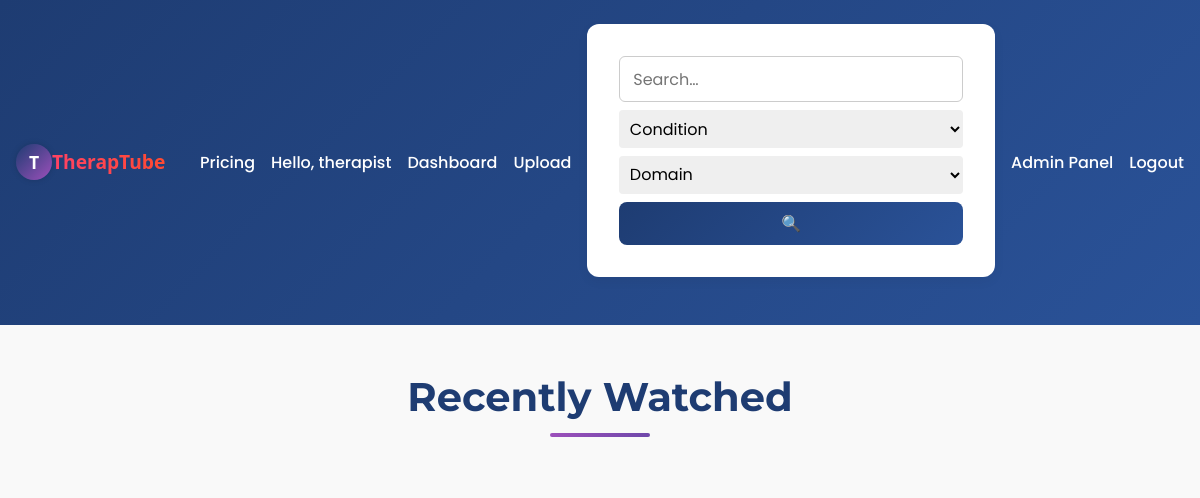
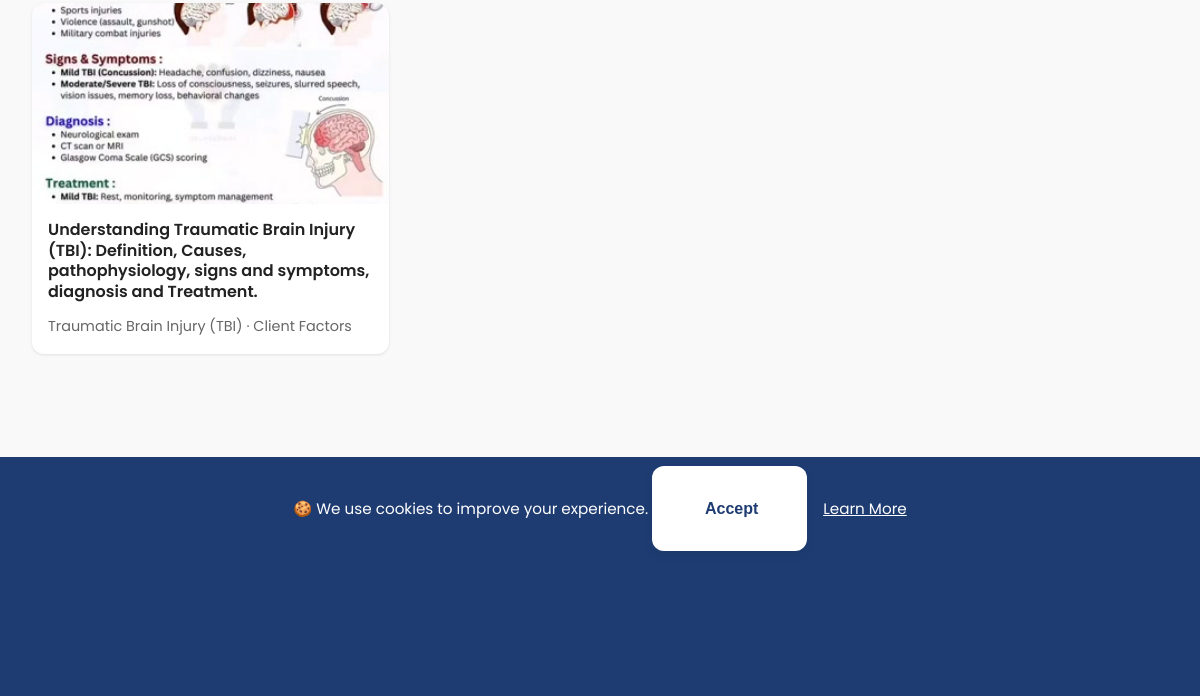
Page /recent (signed in) on the earlier database version (2 pictures, top to bottom).
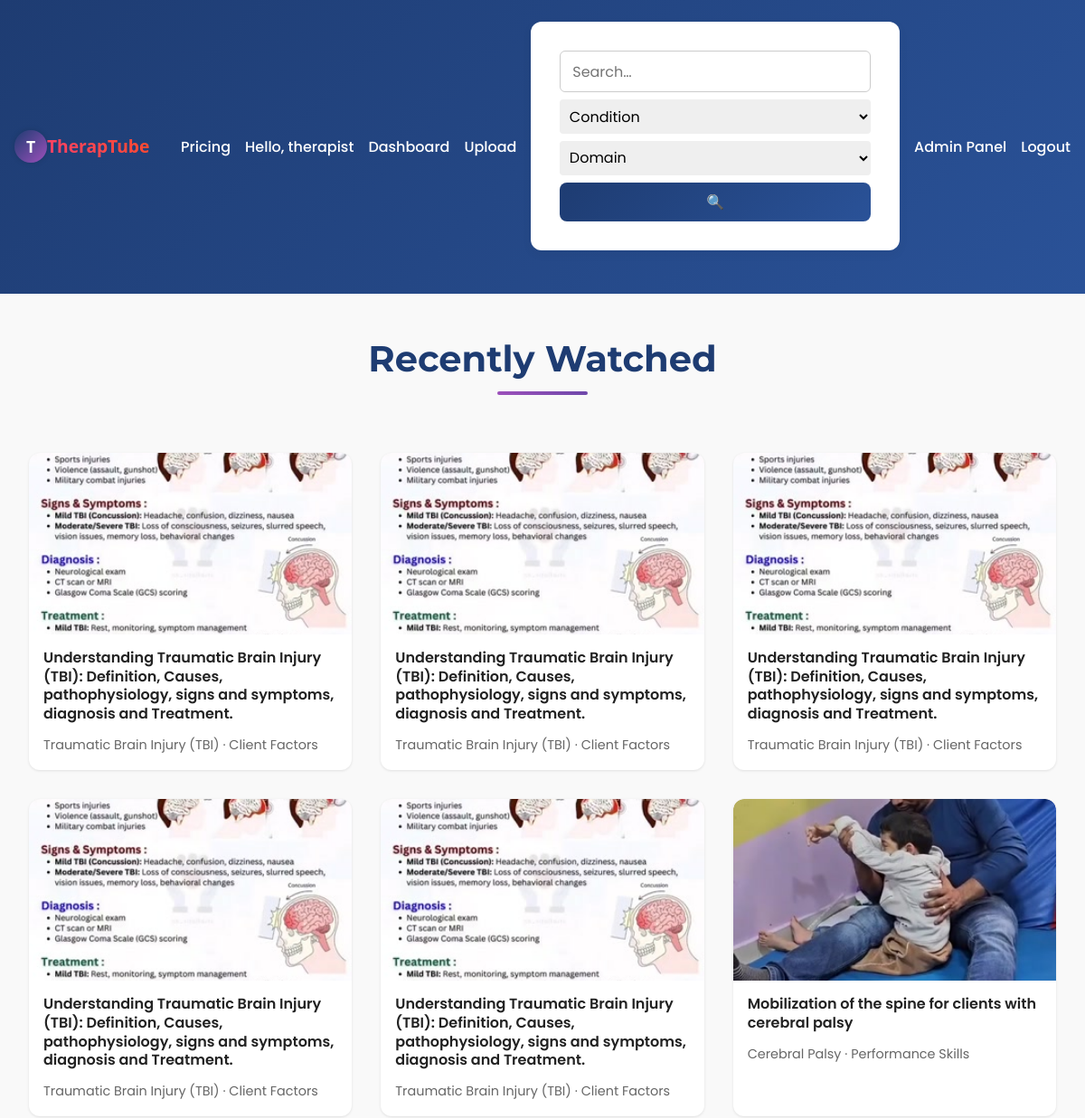
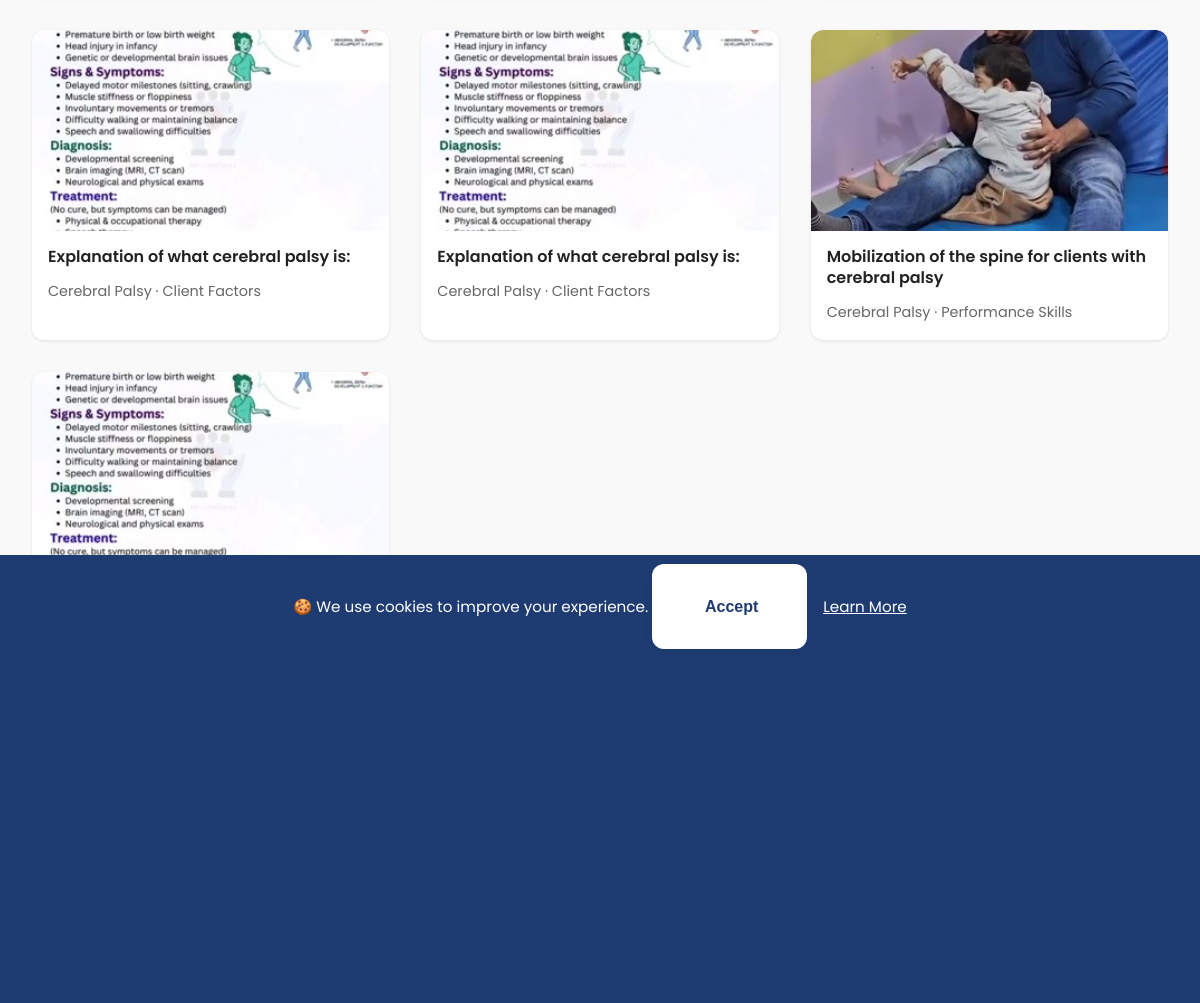
Same page on the later database version (2 pictures, top to bottom).
### app.py (models this page shows)
class Media(db.Model):
    id = db.Column(db.Integer, primary_key=True)
    filename = db.Column(db.String(200), nullable=False)
    thumbnail = db.Column(db.String(200))
    title = db.Column(db.String(120), nullable=False)
    description = db.Column(db.Text, nullable=True)
    category = db.Column(db.String(80), nullable=True)
    otpf_domain = db.Column(db.String(50))
    for_name = db.Column(db.String(50))
    target_condition = db.Column(db.String(50))
    uploader_id = db.Column(db.Integer, db.ForeignKey('user.id'))
    view_count = db.Column(db.Integer, default=0)
    uploader = db.relationship('User', backref='media')
    upload_time = db.Column(db.DateTime, default=datetime.utcnow)

### app.py (the view)
@app.route('/recent')
@login_required # User must be logged in
@subscription_required # User must have an active subscription (if client)
def recent():
    current_utc_year = datetime.now(timezone.utc).year
    history = (
        WatchHistory.query.filter_by(user_id=current_user.id)
        .order_by(WatchHistory.watched_at.desc())
        .limit(10)
        .all()
    )
    media_ids = [h.media_id for h in history]
    media = Media.query.filter(Media.id.in_(media_ids)).all()
    media_map = {m.id: m for m in media}
    ordered_media = [media_map[h.media_id] for h in history if h.media_id in media_map]
    return render_template('recent.html', media=ordered_media, taxonomy=TAXONOMY,
                                history=history, current_year=current_utc_year)

### app.py (called while the page is built)
@app.context_processor
def inject_global_data():
    has_sub = False
    if current_user.is_authenticated:
        has_sub = has_active_subscription(current_user)
    return {
        'app_version': APP_VERSION,  # Assuming APP_VERSION is defined globally or from config
        'utc_now': datetime.now(timezone.utc),
        'has_active_subscription': has_active_subscription, # Make the function itself available
        'current_user': current_user, # Flask-Login usually injects this, but explicit is fine
        'user_has_active_subscription': has_sub # A boolean flag for simpler checks in templates
    }

@login_manager.user_loader
def load_user(user_id):
    return User.query.get(int(user_id))

def has_active_subscription(user):
    if not user.is_authenticated or user.role != 'client':
        return False
    latest = Subscription.query.filter_by(user_id=user.id).order_by(Subscription.timestamp.desc()).first()
    if not latest:
        return False
    return latest.expires_at >= datetime.utcnow()

### templates/recent.html (shortened to what this page needs)
{% extends 'base.html' %}
{% block content %}
<link rel="stylesheet" href="{{ url_for('static', filename='recent.css') }}">
<div class="recent-media-container">
    <h1 class="dashboard-title">Recently Watched</h1>
    <div class="media-grid">
        {% for item in media %}
            {% if current_user.is_authenticated and (current_user.role == 'therapist' or has_active_subscription(current_user)) %}
                <div class="media-card">
                    <a href="{{ url_for('watch', media_id=item.id) }}" class="media-link">
                        <div class="media-card-thumbnail">
                            <img src="{{ url_for('static', filename='uploads/thumbs/' + item.thumbnail) }}" alt="{{ item.title }}">
                        </div>
                        <div class="media-card-content">
                            <p class="media-card-title">{{ item.title }}</p>
                            <small class="media-card-meta">{{ item.target_condition }} · {{ item.otpf_domain }}</small>
                        </div>
                    </a>
                </div>
            {% endif %}
        {% else %}
            <div class="no-media-message">
                <p>No recent views.</p>
            </div>
        {% endfor %}
    </div>
</div>
{% endblock %}

Differences in the rows shown:
now on one of the page's lists (row edited): Media: title "Understanding Traumatic Brain Injury (TBI): Definition, Causes, pathophysiology, signs and symptoms, diagnosis and Treatment.", target_condition "Traumatic Brain Injury (TBI)", otpf_domain "Client Factors"
added Media: thumbnail (picture), title "Mobilization of the spine for clients with cerebral palsy", target_condition "Cerebral Palsy", otpf_domain "Performance Skills"
added Media: thumbnail (picture), title "Explanation of what cerebral palsy is:", target_condition "Cerebral Palsy", otpf_domain "Client Factors"
